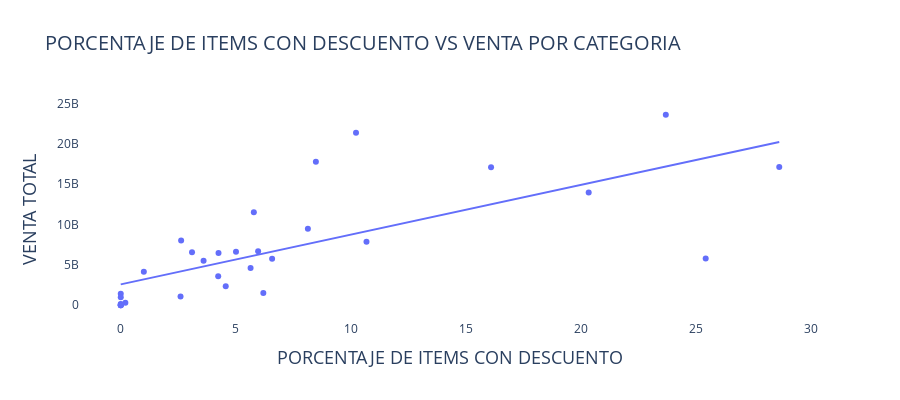

Write notebook code for a chart like this one.
### Markdown cell above
Salvo __Industrias y Oficinas__, todos las categorías del top 10 por venta coinciden con las del top 10 por porcentaje de items con descuento, lo cual permite concluir que, de manera general y para las categorías "comunes", a nivel de categoría hay una correlación positiva entre la __venta__ y el __porcentaje de ítems con descuento__. Tratemos de hacer una rápida verificación de nuestrra hipótesis con una gráfica de porcentaje de ítems con descuento vs venta donde cada dato es una categoría:

### Code cell
# Construye dataframe con venta y % descuentos y grafica en eje x % descuentos y en eje y venta
ventas_y_descuentos = pd.merge(ventas_per_category, percentage_discounts_per_category, on='SEARCH_CATEGORY_NAME', how='inner')

fig = px.scatter(ventas_y_descuentos, x="PORCENTAJE_DE_ITEMS_CON_DESCUENTO", y=var_ventas, trendline="ols",
                 title='PORCENTAJE DE ITEMS CON DESCUENTO VS VENTA POR CATEGORIA',
                 hover_data={'SEARCH_CATEGORY_NAME': True}, height=400)
fig.update_layout(titlefont = dict(size=20),
                  xaxis=dict(title="PORCENTAJE DE ITEMS CON DESCUENTO",titlefont=dict(size=18)),
                  yaxis=dict(title="VENTA TOTAL",titlefont=dict(size=18)),
                  plot_bgcolor='rgb(255,255,255)', )

# Imprime el pvalue de la hipotesis del modelo lineal simple
ols_results = px.get_trendline_results(fig).iloc[0,0]
p_value =pd.read_html(ols_results.summary().tables[1].as_html(),header=0,index_col=0)[0].loc['x1', 'P>|t|']
print('EL P-VALOR ES {}'.format(p_value))

fig.show()

### Figure 1 — Plotly figure (JSON) as saved in the notebook; plotly's stock layout.template omitted (floating-point values rounded to 4 significant figures)
{"data": [{"customdata": [["Celulares y Teléfonos"], ["Computación"], ["Consolas y Videojuegos"], ["Electrodomésticos"], ["Deportes y Fitness"], ["Electrónica, Audio y Video"], ["Hogar y Muebles"], ["Herramientas y Construcción"], ["Industrias y Oficinas"], ["Accesorios para Vehículos"], ["Belleza y Cuidado Personal"], ["Instrumentos Musicales"], ["Salud y Equipamiento Médico"], ["Cámaras y Accesorios"], ["Juegos y Juguetes"], ["Ropa y Accesorios"], ["Bebés"], ["Relojes y Joyas"], ["Animales y Mascotas"], ["Agro"], ["Arte, Papelería y Mercería"], ["Alimentos y Bebidas"], ["Otras categorías"], ["Libros, Revistas y Comics"], ["Recuerdos, Piñatería y Fiestas"], ["Antigüedades y Colecciones"], ["Música, Películas y Series"], ["Boletas para Espectáculos"], ["Carros, Motos y Otros"], ["Inmuebles"], ["Servicios"]], "hovertemplate": "PORCENTAJE_DE_ITEMS_CON_DESCUENTO=%{x}<br>ITEM_SELL_TOTAL=%{y}<br>SEARCH_CATEGORY_NAME=%{customdata[0]}<extra></extra>", "legendgroup": "", "marker": {"color": "#636efa", "symbol": "circle"}, "mode": "markers", "name": "", "orientation": "v", "showlegend": false, "type": "scatter", "x": [23.7, 10.23, 8.485, 28.63, 16.1, 20.35, 5.787, 8.137, 2.625, 10.69, 5.973, 5.011, 3.099, 4.251, 25.43, 6.582, 3.602, 5.645, 1.004, 4.237, 4.564, 6.2, 0, 2.6, 0, 0.2004, 0, 0, 0, 0, 0], "xaxis": "x", "y": [23582827969, 21370000000.0, 17759998939, 17124234550, 17070672930, 13949258000, 11500022650, 9481478170, 8007052600, 7851461200, 6686936400, 6623546350, 6561078620, 6467063234, 5799366580, 5744024405, 5514603850, 4612581850, 4134672069, 3575775060, 2367480265, 1523796680, 1417177245, 1077792084, 976526835, 312259284, 156156136, 88544567, 0, 0, 0], "yaxis": "y"}, {"hovertemplate": "<b>OLS trendline</b><br>ITEM_SELL_TOTAL = 6.159e+08 * PORCENTAJE_DE_ITEMS_CON_DESCUENTO + 2.58267e+09<br>R<sup>2</sup>=0.533256<br><br>PORCENTAJE_DE_ITEMS_CON_DESCUENTO=%{x}<br>ITEM_SELL_TOTAL=%{y} <b>(trend)</b><extra></extra>", "legendgroup": "", "marker": {"color": "#636efa", "symbol": "circle"}, "mode": "lines", "name": "", "showlegend": false, "type": "scatter", "x": [0, 0, 0, 0, 0, 0, 0, 0.2004, 1.004, 2.6, 2.625, 3.099, 3.602, 4.237, 4.251, 4.564, 5.011, 5.645, 5.787, 5.973, 6.2, 6.582, 8.137, 8.485, 10.23, 10.69, 16.1, 20.35, 23.7, 25.43, 28.63], "xaxis": "x", "y": [2583000000.0, 2583000000.0, 2583000000.0, 2583000000.0, 2583000000.0, 2583000000.0, 2583000000.0, 2706000000.0, 3201000000.0, 4184000000.0, 4199000000.0, 4491000000.0, 4801000000.0, 5192000000.0, 5201000000.0, 5394000000.0, 5669000000.0, 6060000000.0, 6147000000.0, 6262000000.0, 6401000000.0, 6636000000.0, 7594000000.0, 7808000000.0, 8883000000.0, 9164000000.0, 12500000000.0, 15110000000.0, 17180000000.0, 18250000000.0, 20220000000.0], "yaxis": "y"}], "layout": {"height": 400, "legend": {"tracegroupgap": 0}, "plot_bgcolor": "rgb(255,255,255)", "title": {"font": {"size": 20}, "text": "PORCENTAJE DE ITEMS CON DESCUENTO VS VENTA POR CATEGORIA"}, "xaxis": {"anchor": "y", "domain": [0, 1], "title": {"font": {"size": 18}, "text": "PORCENTAJE DE ITEMS CON DESCUENTO"}}, "yaxis": {"anchor": "x", "domain": [0, 1], "title": {"font": {"size": 18}, "text": "VENTA TOTAL"}}}}
